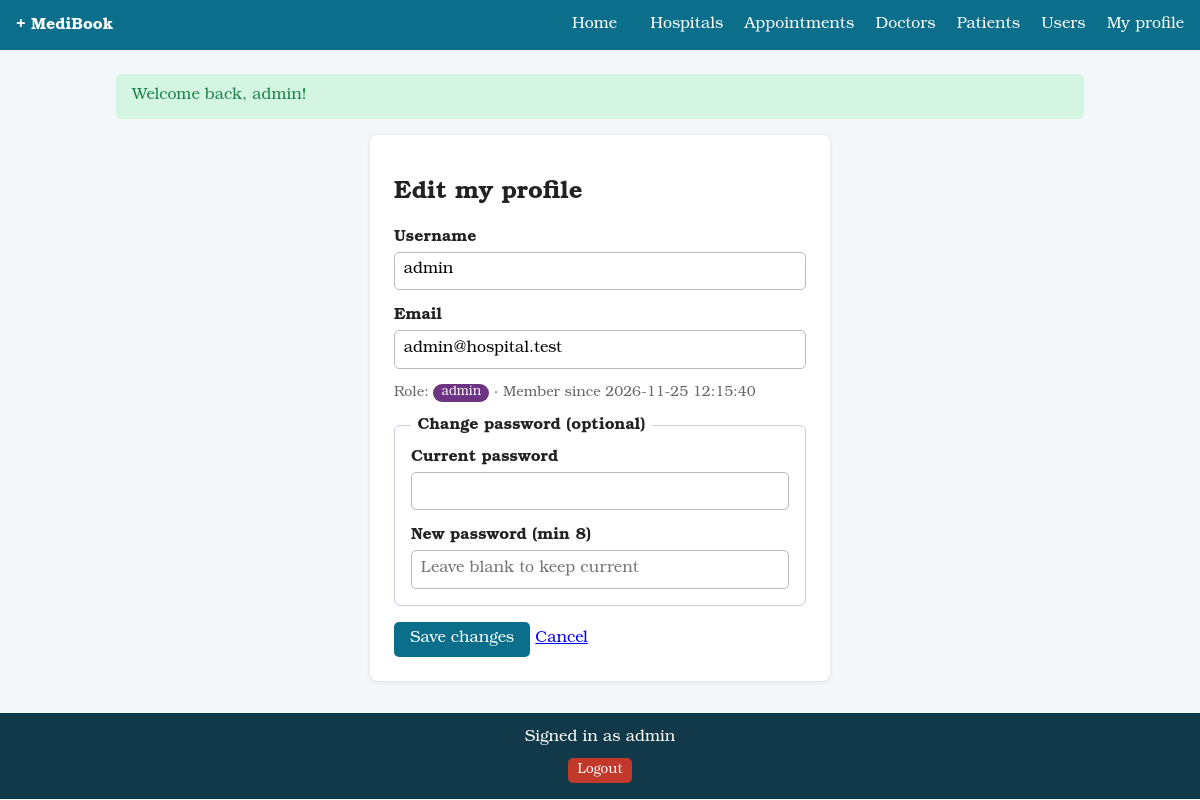
/index.php?r=profile/edit (signed in), run on the app's committed database.
### tables this page shows
CREATE TABLE users (
    user_id       INT AUTO_INCREMENT PRIMARY KEY,
    username      VARCHAR(30)  NOT NULL UNIQUE,
    email         VARCHAR(100) NOT NULL UNIQUE,
    password_hash VARCHAR(255) NOT NULL,
    role          ENUM('admin','staff','patient') NOT NULL DEFAULT 'patient',
    created_at    TIMESTAMP NOT NULL DEFAULT CURRENT_TIMESTAMP
);

### app/core/bootstrap.php (called while the page is built, shortened)
<?php
function db(): PDO
{
    static $pdo = null;
    if ($pdo === null) {
        $c = $GLOBALS['config']['db'];
        $pdo = new PDO(
            "mysql:host={$c['host']};dbname={$c['name']};charset=utf8mb4",
            $c['user'], $c['pass'],
            [
                PDO::ATTR_ERRMODE            => PDO::ERRMODE_EXCEPTION,
                PDO::ATTR_DEFAULT_FETCH_MODE => PDO::FETCH_ASSOC,
                PDO::ATTR_EMULATE_PREPARES   => false,
            ]
        );
    }
    return $pdo;
}
function e(?string $v): string
{
    return htmlspecialchars((string)$v, ENT_QUOTES, 'UTF-8');
}
function current_user(): ?array
{
    return $_SESSION['user'] ?? null;
}
function view(string $name, array $data = []): void
{
    extract($data);
    require __DIR__ . '/../views/layout/header.php';
    require __DIR__ . "/../views/$name.php";
    require __DIR__ . '/../views/layout/footer.php';
}

### app/controllers/UserController.php (called while the page is built, shortened)
<?php
class UserController
{
    private static function find(int $id): ?array
    {
        $s = db()->prepare('SELECT user_id, username, email, role, created_at FROM users WHERE user_id = ?');
        $s->execute([$id]);
        return $s->fetch() ?: null;
    }
    public static function profile(): void
    {
        $u = self::find(current_user()['id']);
        $profile = true;
        view('users/form', ['target' => $u, 'profile' => $profile]);
    }
}

### public/index.php (called while the page is built, shortened)
<?php
require __DIR__ . '/../app/core/bootstrap.php';
$routes = [
    'home/index'          => ['HomeController', 'index'],
    'hospitals/index'     => ['HospitalController', 'index'],
    'hospitals/form'      => ['HospitalController', 'form'],
    'hospitals/save'      => ['HospitalController', 'save'],
    'hospitals/delete'    => ['HospitalController', 'delete'],
    'auth/login'          => ['AuthController', 'login'],
    'auth/staff'          => ['AuthController', 'staffLogin'],
    'auth/register'       => ['AuthController', 'register'],
    'auth/logout'         => ['AuthController', 'logout'],
    'patients/index'      => ['PatientController', 'index'],
    'patients/form'       => ['PatientController', 'form'],
    'patients/save'       => ['PatientController', 'save'],
    'patients/delete'     => ['PatientController', 'delete'],
    'doctors/index'       => ['DoctorController', 'index'],
    'doctors/form'        => ['DoctorController', 'form'],
    'doctors/save'        => ['DoctorController', 'save'],
    'doctors/delete'      => ['DoctorController', 'delete'],
    'appointments/index'  => ['AppointmentController', 'index'],
    'appointments/form'   => ['AppointmentController', 'form'],
    'appointments/save'   => ['AppointmentController', 'save'],
    'appointments/delete' => ['AppointmentController', 'delete'],
    'users/index'         => ['UserController', 'index'],
    'users/form'          => ['UserController', 'form'],
    'users/save'          => ['UserController', 'save'],
    'users/role'          => ['UserController', 'role'],
    'users/delete'        => ['UserController', 'delete'],
    'profile/edit'        => ['UserController', 'profile'],
    'profile/save'        => ['UserController', 'profileSave'],
    'api/search'          => ['ApiController', 'search'],
];
$r = $_GET['r'] ?? 'home/index';
[$class, $method] = $routes[$r];
$class::$method();

### app/views/users/form.php (the view, shortened to what this page needs)
<section class="card narrow">
  <h1><?= $profile ? 'Edit my profile' : 'Edit user' ?></h1>
  <form method="post" action="index.php?r=<?= $profile ? 'profile/save' : 'users/save' ?>" data-validate novalidate>
    <label>Username <input name="username" required pattern="[A-Za-z0-9_]{3,30}" title="3-30 letters, digits or underscores" value="<?= e($target['username']) ?>"></label>
    <label>Email <input type="email" name="email" required maxlength="100" value="<?= e($target['email']) ?>"></label>
    <?php if (!$profile && current_user()['role'] === 'admin'): ?>
    <label>Role
      <select name="role">
        <?php foreach (['admin','staff','patient'] as $ro): ?>
          <option <?= $target['role'] === $ro ? 'selected' : '' ?>><?= $ro ?></option>
        <?php endforeach; ?>
      </select>
    </label>
    <?php else: ?>
    <p class="muted">Role: <span class="badge role-<?= e($target['role']) ?>"><?= e($target['role']) ?></span> &middot; Member since <?= e($target['created_at']) ?></p>
    <?php endif; ?>
    <fieldset>
      <legend>Change password (optional)</legend>
      <?php if ($profile): ?>
      <label>Current password <input type="password" name="current_password" autocomplete="current-password"></label>
      <?php endif; ?>
      <label>New password (min 8) <input type="password" name="new_password" minlength="8" autocomplete="new-password" placeholder="Leave blank to keep current"></label>
    </fieldset>
    <button class="btn" type="submit">Save changes</button>
    <a href="index.php?r=<?= $profile ? 'appointments/index' : 'users/index' ?>">Cancel</a>
  </form>
</section>

### app/views/layout/footer.php (shortened to what this page needs)
</main>
<footer class="site-footer" style="display:flex!important;flex-direction:column!important;align-items:center!important;justify-content:center!important;text-align:center!important;width:100%;margin:2rem auto 0;padding:1rem;background:#12394a;color:#fff;">
  <?php if ($me = current_user()): ?>
    <span>Signed in as <?= e($me['username']) ?></span>
    <form method="post" action="index.php?r=auth/logout" class="inline" style="display:flex!important;justify-content:center!important;align-items:center!important;width:100%;margin:0 auto;">
      <button class="btn small danger" type="submit">Logout</button>
    </form>
  <?php else: ?>
    <span>Online Hospital Appointment System</span>
  <?php endif; ?>
</footer>
</body>
</html>

### public/assets/css/style.css (style rules this page uses)
:root { --primary:#0b6e8a;--bg:#f4f7f9;--danger:#c0392b;--ok:#1e8449; --font:"Bookman Old Style",Bookman,"URW Bookman","Bookman URW","ITC Bookman",Georgia,serif }
*,*::before,*::after { box-sizing:border-box;font-family:var(--font) }
body { margin:0;font-family:var(--font);background:var(--bg);color:#222 }
.card { background:#fff;padding:1.5rem;border-radius:8px;box-shadow:0 1px 4px rgba(0,0,0,.1) }
.narrow { max-width:460px;margin:0 auto }
label { display:block;margin-bottom:1rem;font-weight:600 }
input,select,textarea { display:block;width:100%;padding:.55rem;margin-top:.3rem;border:1px solid #bbb;border-radius:5px;font-family:var(--font);font-size:1rem }
.btn { display:inline-block;background:var(--primary);color:#fff;padding:.5rem 1rem;border:0;border-radius:5px;text-decoration:none;cursor:pointer;font-family:var(--font);font-size:1rem }
.btn.small { padding:.25rem .6rem;font-size:.85rem }
.btn.danger { background:var(--danger) }
.inline { display:inline;margin:0 }
.badge { padding:.15rem .5rem;border-radius:10px;font-size:.8rem;color:#fff;background:#888 }
h1,h2,h3 { font-family:var(--font) }
.muted { color:#666;font-size:.9rem }
fieldset { border:1px solid #ccd;border-radius:6px;margin:0 0 1rem;padding:.8rem 1rem 0 }
legend { padding:0 .4rem;font-weight:700;font-family:var(--font) }
.badge.role-admin { background:#6c3483 }
.site-footer { display:flex;flex-direction:column;justify-content:center;align-items:center;gap:.65rem;margin-top:2rem;padding:1rem;background:#12394a;color:#fff;text-align:center }
.site-footer form.inline { display:flex;width:100%;justify-content:center;margin:0 auto }
.site-footer form.inline .btn { display:block;margin:0 auto }

### data on the page
users: username "admin", email "admin@hospital.test", role "admin", created_at "2026-11-25 12:15:40"

### other printed values
$flash['msg'] "Welcome back, admin!"
